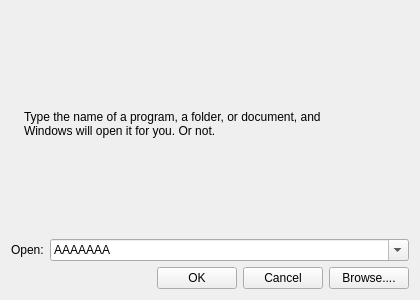
<?xml version="1.0" encoding="UTF-8"?>
<ui version="4.0">
 <class>Run</class>
 <widget class="QWidget" name="Run">
  <property name="geometry">
   <rect>
    <x>0</x>
    <y>0</y>
    <width>420</width>
    <height>300</height>
   </rect>
  </property>
  <property name="maximumSize">
   <size>
    <width>420</width>
    <height>16777215</height>
   </size>
  </property>
  <property name="windowTitle">
   <string>Form</string>
  </property>
  <layout class="QVBoxLayout" name="rootLayout">
   <property name="sizeConstraint">
    <enum>QLayout::SetMinAndMaxSize</enum>
   </property>
   <property name="topMargin">
    <number>16</number>
   </property>
   <item>
    <layout class="QHBoxLayout" name="layout1">
     <item>
      <widget class="QLabel" name="iconLabel">
       <property name="sizePolicy">
        <sizepolicy hsizetype="Fixed" vsizetype="Fixed">
         <horstretch>0</horstretch>
         <verstretch>0</verstretch>
        </sizepolicy>
       </property>
       <property name="text">
        <string/>
       </property>
       <property name="pixmap">
        <pixmap resource="../res.qrc">:/Resources/Style/Assets/Icons/download.png</pixmap>
       </property>
      </widget>
     </item>
     <item>
      <widget class="QLabel" name="textLabel">
       <property name="text">
        <string>&lt;html&gt;&lt;head/&gt;&lt;body&gt;&lt;p&gt;Type the name of a program,  a folder,  or document,  and &lt;br/&gt;Windows will open it for you.  Or not.&lt;/p&gt;&lt;/body&gt;&lt;/html&gt;</string>
       </property>
       <property name="wordWrap">
        <bool>false</bool>
       </property>
      </widget>
     </item>
    </layout>
   </item>
   <item>
    <layout class="QHBoxLayout" name="layout2">
     <item>
      <widget class="QLabel" name="openLabel">
       <property name="sizePolicy">
        <sizepolicy hsizetype="Fixed" vsizetype="Preferred">
         <horstretch>0</horstretch>
         <verstretch>0</verstretch>
        </sizepolicy>
       </property>
       <property name="text">
        <string>Open:</string>
       </property>
      </widget>
     </item>
     <item>
      <widget class="QComboBox" name="comboBox">
       <property name="editable">
        <bool>true</bool>
       </property>
       <property name="currentText">
        <string/>
       </property>
       <property name="insertPolicy">
        <enum>QComboBox::InsertAfterCurrent</enum>
       </property>
       <item>
        <property name="text">
         <string>AAAAAAA</string>
        </property>
       </item>
       <item>
        <property name="text">
         <string>BBBBBBB</string>
        </property>
       </item>
      </widget>
     </item>
    </layout>
   </item>
   <item>
    <layout class="QHBoxLayout" name="buttonLayout">
     <item>
      <spacer name="buttonSpacer">
       <property name="orientation">
        <enum>Qt::Horizontal</enum>
       </property>
       <property name="sizeHint" stdset="0">
        <size>
         <width>40</width>
         <height>20</height>
        </size>
       </property>
      </spacer>
     </item>
     <item>
      <widget class="QPushButton" name="okButton">
       <property name="minimumSize">
        <size>
         <width>80</width>
         <height>0</height>
        </size>
       </property>
       <property name="text">
        <string>OK</string>
       </property>
      </widget>
     </item>
     <item>
      <widget class="QPushButton" name="cancelButton">
       <property name="minimumSize">
        <size>
         <width>80</width>
         <height>0</height>
        </size>
       </property>
       <property name="text">
        <string>Cancel</string>
       </property>
      </widget>
     </item>
     <item>
      <widget class="QPushButton" name="browseButton">
       <property name="minimumSize">
        <size>
         <width>80</width>
         <height>0</height>
        </size>
       </property>
       <property name="text">
        <string>Browse....</string>
       </property>
      </widget>
     </item>
    </layout>
   </item>
  </layout>
 </widget>
 <resources>
  <include location="../res.qrc"/>
 </resources>
 <connections/>
</ui>
